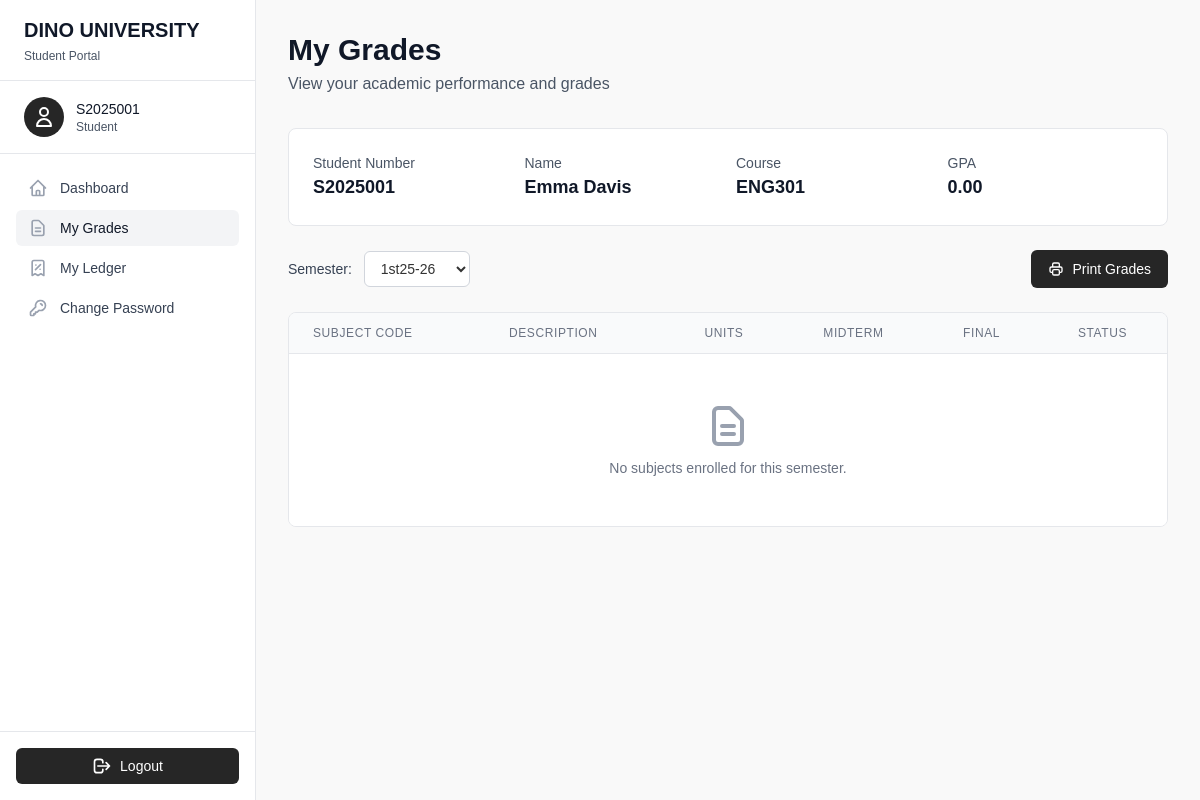
Screenshot of /student/grades.php?semester=CS201 (signed in) with the database file from the repository.
### tables this page shows
CREATE TABLE IF NOT EXISTS `students` (
  `student_id` int NOT NULL AUTO_INCREMENT,
  `student_number` varchar(50) NOT NULL DEFAULT '0',
  `name` varchar(100) NOT NULL DEFAULT '0',
  `gender` varchar(10) NOT NULL DEFAULT 'Male',
  `course_id` int NOT NULL DEFAULT '0',
  PRIMARY KEY (`student_id`),
  KEY `FK_students_courses` (`course_id`),
  CONSTRAINT `FK_students_courses` FOREIGN KEY (`course_id`) REFERENCES `courses` (`course_id`) ON DELETE CASCADE ON UPDATE CASCADE
);

CREATE TABLE IF NOT EXISTS `courses` (
  `course_id` int NOT NULL AUTO_INCREMENT,
  `code` varchar(50) DEFAULT NULL,
  `name` varchar(100) DEFAULT NULL,
  PRIMARY KEY (`course_id`)
);

### student/grades.php (the view, shortened to what this page needs)
<?php
require('../partials/head.php');
$user = $_SESSION['user'];
$stmt = $connection->prepare("
select s.student_id, s.student_number, s.name as student_name, c.code as course_name
from students s
left join courses c on s.course_id = c.course_id
where s.student_number = ?;
");
$stmt->execute([$user['name']]);
$student = $stmt->fetch();
$stmt = $connection->prepare("select * from semesters order by id");
$stmt->execute();
$semesters = $stmt->fetchAll();
$current_semester = $_GET['semester'] ?? ($semesters[0]['code'] ?? '1st25-26');
$stmt = $connection->prepare("
select sub.id, sub.code, sub.description, sub.days, sem.code as semester_code, sub.time, r.name as room_name, t.name as teacher_name, sub.price_unit, sub.units, ss.midterm_grade, ss.final_course_grade
from students s
join student_subjects ss on ss.student_id = s.student_id
join subjects sub on ss.subject_id = sub.id
join semesters sem on ss.semester_id = sem.id
join rooms r on r.id = sub.room_id
join teachers t on t.id = sub.teacher_id
where s.student_number = ? and sem.code = ?;
");
$stmt->execute([$user['name'], $current_semester]);
$student_subjects = $stmt->fetchAll();
$total_points = 0;
$total_units = 0;
$gpa = $total_units > 0 ? number_format($total_points / $total_units, 2) : '0.00';
?>
<body class="min-h-screen bg-gray-50" x-data="{ sidebarOpen: false }">
    <?php require('../partials/student_sidebar.php'); ?>
    <div class="flex-1 lg:ml-64">
        <main class="pt-16 lg:pt-0">
            <div class="py-8 px-4 sm:px-6 lg:px-8">
                <div class="mb-8">
                    <h1 class="text-3xl font-extrabold text-gray-900">My Grades</h1>
                    <p class="mt-1 text-gray-600">View your academic performance and grades</p>
                </div>
                <div class="bg-white rounded-lg border border-gray-200 p-6 mb-6">
                    <div class="grid grid-cols-1 md:grid-cols-2 lg:grid-cols-4 gap-4">
                        <div>
                            <p class="text-sm font-medium text-gray-600">Student Number</p>
                            <p class="text-lg font-semibold text-gray-900"><?= $student['student_number'] ?></p>
                        </div>
                        <div>
                            <p class="text-sm font-medium text-gray-600">Name</p>
                            <p class="text-lg font-semibold text-gray-900"><?= $student['student_name'] ?></p>
                        </div>
                        <div>
                            <p class="text-sm font-medium text-gray-600">Course</p>
                            <p class="text-lg font-semibold text-gray-900"><?= $student['course_name'] ?></p>
                        </div>
                        <div>
                            <p class="text-sm font-medium text-gray-600">GPA</p>
                            <p class="text-lg font-semibold text-gray-900"><?= $gpa ?></p>
                        </div>
                    </div>
                </div>
                <div class="flex flex-col sm:flex-row justify-between items-start sm:items-center gap-4 mb-6">
                    <div class="flex items-center gap-3">
                        <label for="semester_select" class="text-sm font-medium text-gray-700">Semester:</label>
                        <select name="semester" id="semester_select" onchange="changeSemester(this.value)"
                            class="px-3 py-2 border border-gray-300 rounded-md text-sm focus:outline-none focus:ring-2 focus:ring-neutral-800 focus:border-neutral-800 bg-white">
                            <?php foreach ($semesters as $semester) : ?>
                                <option value="<?= $semester['code'] ?>"
                                    <?= $semester['code'] === $current_semester ? 'selected' : '' ?>>
                                    <?= $semester['code'] ?>
                                </option>
                            <?php endforeach; ?>
                        </select>
                    </div>
                    <a target="_blank"
                        class="inline-flex items-center px-4 py-2 border border-transparent text-sm font-medium rounded-md text-white bg-neutral-800 hover:bg-neutral-900 focus:outline-none focus:ring-2 focus:ring-offset-2 focus:ring-neutral-800 transition-colors"
                        href="../grades/print.php?semester=<?= $current_semester ?>&student=<?= $student['student_number'] ?>">
                        Print Grades
                    </a>
                </div>
                <div class="bg-white rounded-lg border border-gray-200 overflow-hidden">
                    <div class="overflow-x-auto">
                        <table class="min-w-full divide-y divide-gray-200">
                            <thead class="bg-gray-50">
                                <tr>
                                    <th class="px-6 py-3 text-left text-xs font-medium text-gray-500 uppercase tracking-wider">Subject Code</th>
                                    <th class="px-6 py-3 text-left text-xs font-medium text-gray-500 uppercase tracking-wider">Description</th>
                                    <th class="px-6 py-3 text-center text-xs font-medium text-gray-500 uppercase tracking-wider">Units</th>
                                    <th class="px-6 py-3 text-center text-xs font-medium text-gray-500 uppercase tracking-wider">Midterm</th>
                                    <th class="px-6 py-3 text-center text-xs font-medium text-gray-500 uppercase tracking-wider">Final</th>
                                    <th class="px-6 py-3 text-center text-xs font-medium text-gray-500 uppercase tracking-wider">Status</th>
                                </tr>
                            </thead>
                            <tbody class="bg-white divide-y divide-gray-200">
                                <?php if (empty($student_subjects)) : ?>
                                    <tr>
                                        <td colspan="6" class="px-6 py-12 text-center">
                                            <svg class="mx-auto h-12 w-12 text-gray-400" fill="none" stroke="currentColor" viewBox="0 0 24 24">
                                                <path stroke-linecap="round" stroke-linejoin="round" stroke-width="2" d="M9 12h6m-6 4h6m2 5H7a2 2 0 01-2-2V5a2 2 0 012-2h5.586a1 1 0 01.707.293l5.414 5.414a1 1 0 01.293.707V19a2 2 0 01-2 2z"></path>
                                            </svg>
                                            <p class="mt-2 text-sm text-gray-500">No subjects enrolled for this semester.</p>
                                        </td>
                                    </tr>
                                <?php endif; ?>
                            </tbody>
                        </table>
                    </div>
                </div>
            </div>
        </main>
    </div>
</body>
<?php
require('../partials/footer.php')
?>

### partials/head.php (style rules this page uses)
html, body { height: 100%; margin: 0; padding: 0; font-family: sans-serif; font-weight: 100; background-color: #f9f9f9; color: #333; box-sizing: border-box; }

### rows the page displays
students: student_number "S2025001", name "Emma Davis", course.code "ENG301"

### other values shown
$_SESSION['user']['name'] "S2025001"
$gpa "0.00"
form field semester "1st25-26"
